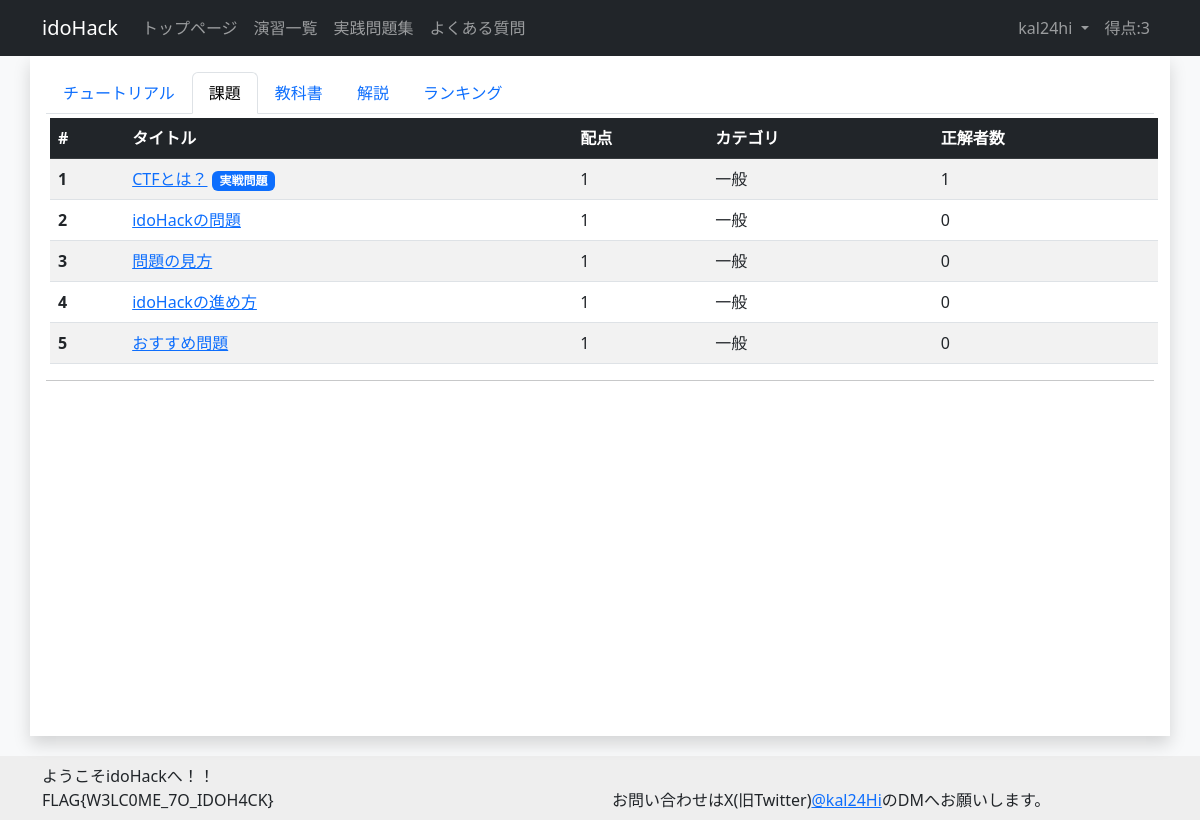
/exercise/1/tasks/ (signed in), run on the app's committed database.
### account/models.py (models this page shows)
class CustomUser(AbstractUser):
    total_score = models.IntegerField(default=0) # ユーザの総得点
    biography = models.TextField(max_length=500, blank=True) # ユーザの自己紹介
    twitter_url = models.URLField(max_length=200, blank=True) # ユーザのTwitterのURL
    github_url = models.URLField(max_length=200, blank=True) # ユーザのGitHubのURL
    linkedin_url = models.URLField(max_length=200, blank=True) # ユーザのLinkedInのURL
    country = models.CharField(max_length=100, blank=True) # ユーザの国籍
    occupation = models.CharField(max_length=50, choices=(('Student', '学生'),
                                          ('teacher', '教員'),
                                          ('SecurityEngineer', 'セキュリティエンジニア'),
                                          ('IT', 'IT職'),
                                          ('other', 'その他')))
    is_active = models.BooleanField(default=True) # ユーザがアクティブかどうか
    is_staff = models.BooleanField(default=False) # ユーザがスタッフかどうか
    is_writer = models.BooleanField(default=False) # ユーザが作問者かどうか

### challenge/models.py (models this page shows, shortened)
class ExerciseModel(models.Model):
    category = models.ForeignKey(CategoryModel, on_delete=models.SET_NULL, null=True, verbose_name="カテゴリ") # カテゴリ
    exercise_number = models.IntegerField(default=0, verbose_name="番号") # 演習の番号
    exercise_title = models.CharField(max_length=100, default="", verbose_name="タイトル") # 演習のタイトル
    summary = models.TextField(blank=True, default="", verbose_name="概要") # 演習の概要
    exercise_discription = MDTextField(default="", verbose_name="説明") # 演習の説明
    visible = models.BooleanField(default=False, verbose_name="一般ユーザへの公開") # 演習が公開されているかどうか
    textbook = MDTextField(blank=True, verbose_name="教科書") # 教科書のURL
    explanation = MDTextField(blank=True, verbose_name="解説") # 解説のURL
    created_at = models.DateTimeField(auto_now_add=True, verbose_name="作成日時") # 課題の作成日時
    updated_at = models.DateTimeField(auto_now=True, verbose_name="作成日時") # 課題の更新日時
    class Meta:
        verbose_name = 'Exercise'

class ChallengeModel(models.Model):
    category = models.ForeignKey(CategoryModel, on_delete=models.SET_NULL, null=True, verbose_name="カテゴリ") # カテゴリ
    exercise_title = models.ForeignKey(ExerciseModel, on_delete=models.SET_NULL, null=True, verbose_name="演習名") # 演習のタイトル
    challenge_number = models.IntegerField(default=0, verbose_name="番号") # 課題の番号
    challenge_title = models.CharField(max_length=100,  default="", verbose_name="タイトル", unique=True) # 課題のタイトル
    score = models.IntegerField(default="", verbose_name="配点") # 課題の配点
    flag = models.CharField(max_length=100,  default="", verbose_name="フラグ") # フラグ
    visible = models.BooleanField(default=False, verbose_name="一般ユーザへの公開") # 課題が公開されているかどうか
    is_practice = models.BooleanField(default=False, verbose_name="実戦問題に表示する。") # 実戦問題かどうか
    discription = MDTextField(default="", verbose_name="説明") # 課題の説明
    hint_one = models.CharField(max_length=200, default="", blank=True, verbose_name="ヒントその１")
    hint_two = models.CharField(max_length=200, default="", blank=True, verbose_name="ヒントその２")
    hint_three = models.CharField(max_length=200, default="", blank=True, verbose_name="ヒントその３")
    cleared_count = models.IntegerField(default=0, verbose_name="クリア者数") # 課題をクリアした人数
    created_at = models.DateTimeField(auto_now_add=True, verbose_name="作成日時") # 課題の作成日時
    updated_at = models.DateTimeField(auto_now=True, verbose_name="更新日時") # 課題の更新日時
    class Meta:
        verbose_name = 'Challenge'

class CategoryModel(models.Model):
    category = models.CharField(max_length=100, default="", verbose_name="カテゴリ名") # カテゴリ名
    category_discription = models.TextField(blank=True, default="", verbose_name="説明") # カテゴリの説明
    class Meta:
        verbose_name = 'Category'

### challenge/views.py (the view)
# urls.py: path('exercise/<int:pk>/tasks/', views.ChallengeListView.as_view(), name='challenge_list'),
class ChallengeListView(LoginRequiredMixin, ListView):
    model = ChallengeModel
    template_name = 'challenge/challenge_list.html'
    context_object_name = 'challenge_list'
    def get_queryset(self) -> Any:
        if ExerciseModel.objects.get(pk=self.kwargs['pk']).exercise_title == "実戦問題集":
            return ChallengeModel.objects.filter(is_practice=True)
        else:
            return ChallengeModel.objects.filter(exercise_title=self.kwargs['pk'])
    def get_context_data(self, **kwargs: Any) -> Any:
        context = super().get_context_data(**kwargs)
        context['exercise_detail'] = ExerciseModel.objects.get(pk=self.kwargs['pk'])
        return context

### templates/challenge/challenge_list.html
{% extends "base.html" %}
{% load markdown_extras%}
{% block content %}
<ul class="nav nav-tabs">
  <li class="nav-item">
    <a class="nav-link" aria-current="page" href="{%url 'exercise_detail' exercise_detail.id%}">{{exercise_detail.exercise_title}}</a>
  </li>
  <li class="nav-item">
    <a class="nav-link active" aria-current="page" href="#">課題</a>
  </li>
  {% if exercise_detail.exercise_title != "実戦問題集"%}
  <li class="nav-item">
    <a class="nav-link" aria-current="page" href="{%url 'textbook' exercise_detail.id%}">教科書</a>
  </li>
  <li class="nav-item">
    <a class="nav-link" aria-current="page" href="{%url 'explanation' exercise_detail.id%}">解説</a>
  </li>
  {% endif %}
  <li class="nav-item">
    <a class="nav-link" aria-current="page" href="#">ランキング</a>
  </li>
</ul>
<table class="table table-striped table-hover m-1">
  <thead>
    <tr class="table-dark">
      <th scope="col">#</th>
      <th scope="col">タイトル</th>
      <th scope="col">配点</th>
      <th scope="col">カテゴリ</th>
      <th scope="col">正解者数</th>
    </tr>
  </thead>
  <tbody>
        {%for challenge in challenge_list%}
        <tr>
            <th scope="row">{{challenge.challenge_number}}</th>
            <td>
              <a href="{%url 'challenge_detail' exercise_detail.id challenge.id%}">{{challenge.challenge_title}}</a>
                {%if challenge.is_practice%}
                {% if exercise_detail.exercise_title != "実戦問題集"%}
                <span class="badge bg-primary">実戦問題</span>
                {%endif%}
                {%endif%}
            </td>
            <td>{{challenge.score}}</td>
            <td>{{challenge.category.category}}</td>
            <td>{{challenge.cleared_count}}</td>
        </tr>
        {%endfor%}
  </tbody>
</table>
<hr>
{% endblock %}

### templates/base.html (shortened to what this page needs)
{% load static %}
<!DOCTYPE html>
<html style="height: 100%;">
<head>
    <link href="{% static 'mdeditor/css/editormd.min.css' %}" rel="stylesheet">
    <link href="{% static 'mdeditor/css/editormd.preview.css' %}" rel="stylesheet">
    <link href="https://cdn.jsdelivr.net/npm/bootstrap@5.3.0/dist/css/bootstrap.min.css" rel="stylesheet"
>
</head>
<body class="bg-light" style="height: 100%;">
<nav class="navbar navbar-expand-lg navbar-dark bg-dark sticky-top">
  <div class="container">
    <a class="navbar-brand " href="#">idoHack</a>
      <div class="collapse navbar-collapse" id="navbarNavDropdown">
        <ul class="navbar-nav me-auto">
          <li class="nav-item">
            <a class="nav-link" href="{%url 'index'%}">トップページ</a>
          </li>
          <li class="nav-item">
            <a class="nav-link" href="{%url 'exercise_list'%}">演習一覧</a>
          </li>
          <li class="nav-item">
            <a class="nav-link" href="{%url 'exercise_detail' 6%}">実践問題集</a>
          </li>
          <li class="nav-item">
            <a class="nav-link" href="#">よくある質問</a>
          </li>
        </ul>
        <ul class="navbar-nav">
        {% if user.is_authenticated %}
        <li class="nav-item dropdown">
          <a class="nav-link dropdown-toggle" href="#" role="button" data-bs-toggle="dropdown" aria-expanded="false">
            {{user.username}}
          </a>
        </li>
        <li class="nav-item">
          <a class="nav-link">得点:{{user.total_score}}</a>
        </li>
        {% endif %}
        </ul>
      </div>
  </div>
</nav>
<body>
<div class="container shadow p-3 bg-white" style="min-height: 85%; position: relative;">
    {% block content %}{% endblock content%}
</div>
<div class="p-2" style="background-color:#EEEEEE; margin-top: 20px; margin-bottom: 10%; width: 100%;">
  <div class="container">
    <div class="row">
      <div class="col-md-6">
        ようこそidoHackへ！！</br>
        FLAG{W3LC0ME_7O_IDOH4CK}</br>
      </div>
      <div class="col-md-6">
        お問い合わせはX(旧Twitter)<a href="https://twitter.com/kal24Hi" target="_blank" rel="noopener noreferrer">@kal24Hi</a>のDMへお願いします。
      </div>
    </div>
  </div>
</div>
</body>

### data on the page
CustomUser: username "kal24hi", total_score "3"
ExerciseModel: exercise_title "チュートリアル"
ChallengeModel: challenge_number "1", challenge_title "CTFとは？", is_practice "実戦問題", score "1", category.category "一般", cleared_count "1"
ChallengeModel: challenge_number "2", challenge_title "idoHackの問題", score "1", category.category "一般", cleared_count "0"
ChallengeModel: challenge_number "3", challenge_title "問題の見方", score "1", category.category "一般", cleared_count "0"
ChallengeModel: challenge_number "4", challenge_title "idoHackの進め方", score "1", category.category "一般", cleared_count "0"
ChallengeModel: challenge_number "5", challenge_title "おすすめ問題", score "1", category.category "一般", cleared_count "0"
